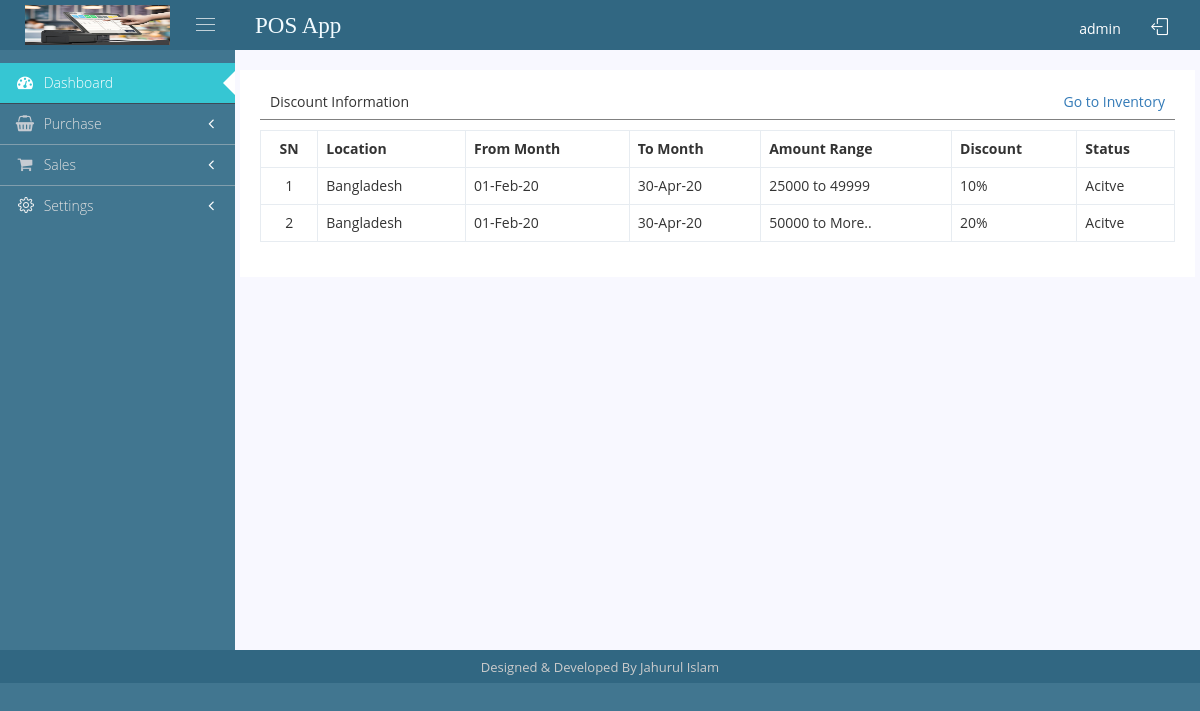
/settings/discount-info/ (signed in), run on an earlier commit of the app's database.
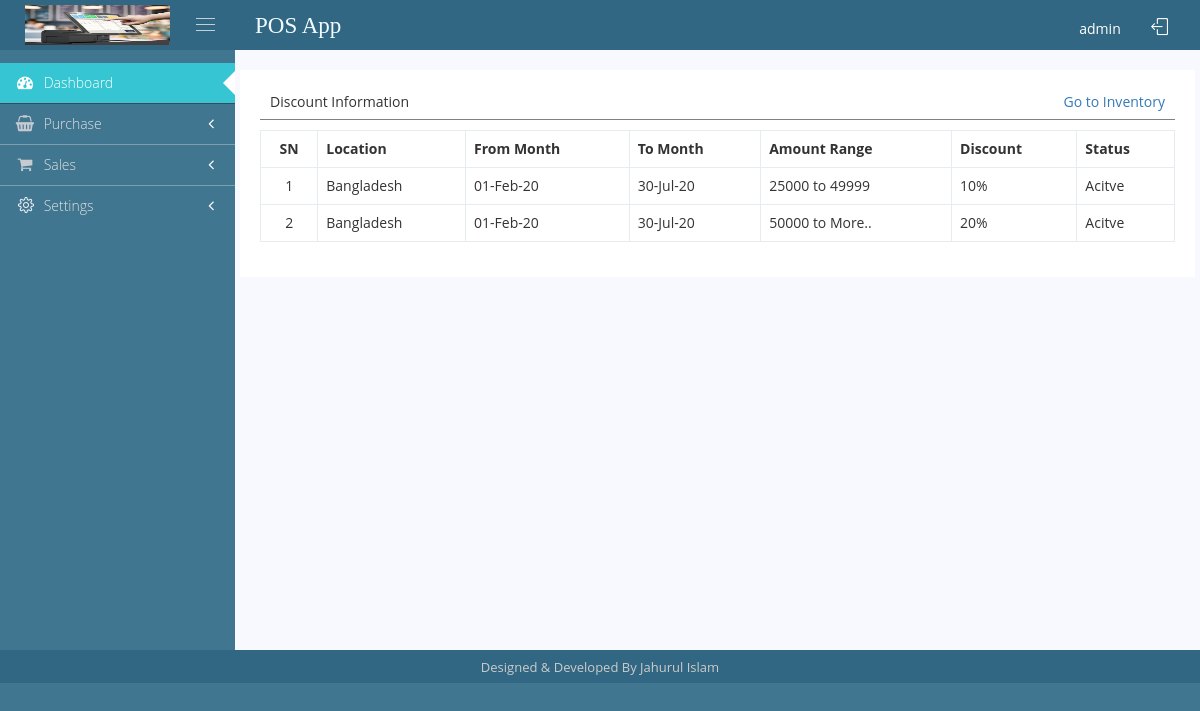
And on a later commit of the database.
### posapp/models.py (models this page shows, shortened)
class DiscountInfo(models.Model):
    country_name     = models.ForeignKey(CountryList, on_delete=models.CASCADE)
    from_month       = models.DateTimeField(auto_now_add=False)
    to_month         = models.DateTimeField(auto_now_add=False)
    from_amount      = models.IntegerField(default=0)
    to_amount        = models.IntegerField(default=0)
    discount         = models.IntegerField(default=0)
    status           = models.BooleanField(default=True)

class CountryList(models.Model):
    country_name  = models.CharField(max_length=30, unique=True)
    country_code  = models.CharField(max_length=10)
    added_date    = models.DateTimeField(auto_now_add=True)
    status        = models.BooleanField(default=True)
    def __str__(self):
        return self.country_name

### posapp/views.py (the view)
# urls.py: path('settings/discount-info/', views.discount_info, name="discount_info"),
def discount_info(request):
    if request.session["userid"]:
        if request.method == "GET":
            discount_list = models.DiscountInfo.objects.all()
            context = {
                "discount_list": discount_list,
            }
            return render(request, "posapp/settings/discount_info.html", context)
    else:
        return redirect("user_logout")

### posapp/templates/posapp/settings/discount_info.html (shortened to what this page needs)
{% extends 'posapp/common/base.html' %}
{% load static %}
{% block content %}
<div class="portlet-body form">
    <div class="row">
        <div class="portlet light">
            <div class="page_header">
                <div class="page_header_left">Discount Information</div>
                <div class="page_header_right">
                    <a href="/inventory/">Go to Inventory</a>
                </div>
            </div>
            <table class="table table-bordered">
                <tr>
                    <th class="text-center">SN</th>
                    <th>Location</th>
                    <th>From Month</th>
                    <th>To Month</th>
                    <th>Amount Range</th>
                    <th>Discount</th>
                    <th>Status</th>
                </tr>
                {% for data in discount_list %}
                    <tr>
                        <td class="text-center">{{ forloop.counter }}</td>
                        <td>{{ data.country_name }}</td>
                        <td>{{ data.from_month|date:"d-M-y" }}</td>
                        <td>{{ data.to_month|date:"d-M-y" }}</td>
                        <td>{{ data.from_amount }} to {% if data.to_amount == 0 %} More.. {% else %} {{ data.to_amount }} {% endif %}</td>
                        <td>{{ data.discount }}%</td>
                        <td> {% if data.status %} Acitve {% else %} Inactive {% endif %} </td>
                    </tr>
                {% endfor %}
            </table>
        </div>
    </div>
</div>
{% endblock %}

What changed in the data, as far as the page shows it:
changed DiscountInfo (number 1 of 2 on the later page): to_month "30-Apr-20" → "30-Jul-20"
changed DiscountInfo (number 2 of 2 on the later page): to_month "30-Apr-20" → "30-Jul-20"
